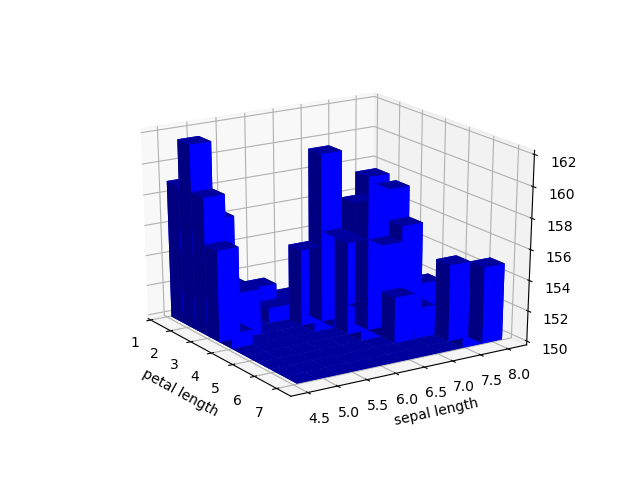

Write Python code to recreate this figure.
from mpl_toolkits.mplot3d import Axes3D
import matplotlib.pyplot as plot
import numpy as np
import p4data as d

fig = plot.figure()
ax = fig.add_subplot(111, projection='3d')
x = d.petal_length
y = d.sepal_length
hist, xedges, yedges = np.histogram2d(x, y,bins=(6,6))
xpos, ypos = np.meshgrid(xedges[:-1]+xedges[1:], yedges[:-1]+yedges[1:])
xpos = xpos.flatten()/2
ypos = ypos.flatten()/2
zpos = d.count
# print(zpos)

dx = xedges[1] - xedges[0]
dy = yedges[1] - yedges[0]
dz = hist.flatten()

ax.bar3d(xpos, ypos, zpos, dx, dy, dz, color='b', zsort='average')
plot.xlabel('petal length')
plot.ylabel('sepal length')
plot.show()
